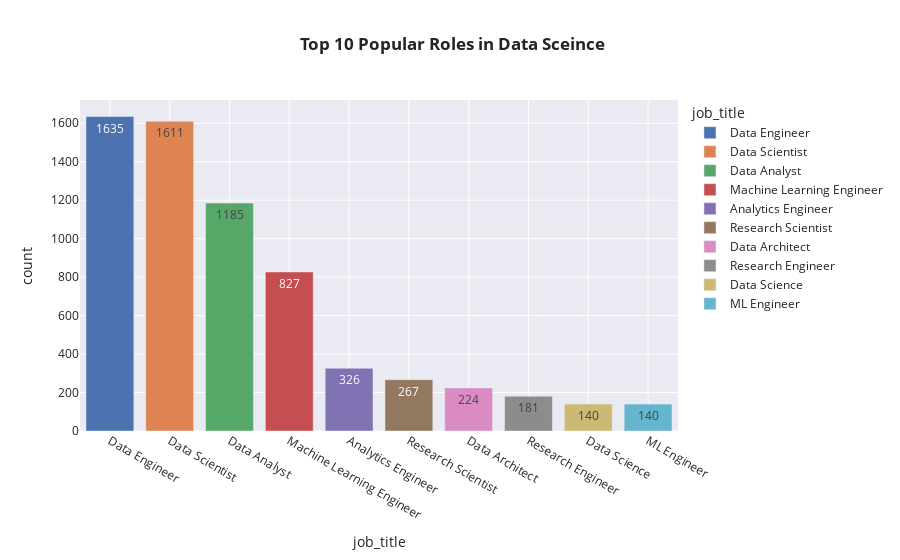
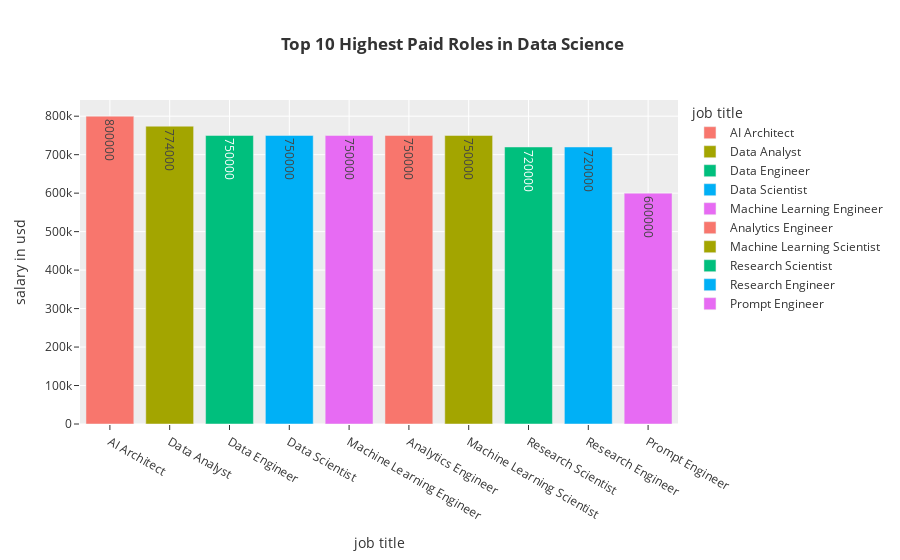

The code cell stored with these charts, in order, in its notebook:
### Code cell
z=df['job_title'].value_counts().head(10)
fig=px.bar(z,x=z.index,y=z.values,color=z.index,text=z.values,labels={'index':'job title','y':'count','text':'count'},template='seaborn',title='<b> Top 10 Popular Roles in Data Sceince')
fig.show()
fig=px.bar(df.groupby('job_title',as_index=False)['salary_in_usd'].max().sort_values(by='salary_in_usd',ascending=False).head(10),x='job_title',y='salary_in_usd',color='job_title',labels={'job_title':'job title','salary_in_usd':'salary in usd'},template='ggplot2',text='salary_in_usd',title='<b> Top 10 Highest Paid Roles in Data Science')
fig.show()

### Figure 1 — Plotly figure (JSON) as saved in the notebook; plotly's stock layout.template omitted (floating-point values rounded to 4 significant figures)
{"data": [{"alignmentgroup": "True", "hovertemplate": "job_title=%{x}<br>count=%{text}<extra></extra>", "legendgroup": "Data Engineer", "marker": {"color": "rgb(76,114,176)", "pattern": {"shape": ""}}, "name": "Data Engineer", "offsetgroup": "Data Engineer", "orientation": "v", "showlegend": true, "text": [1635], "textposition": "auto", "type": "bar", "x": ["Data Engineer"], "xaxis": "x", "y": [1635], "yaxis": "y"}, {"alignmentgroup": "True", "hovertemplate": "job_title=%{x}<br>count=%{text}<extra></extra>", "legendgroup": "Data Scientist", "marker": {"color": "rgb(221,132,82)", "pattern": {"shape": ""}}, "name": "Data Scientist", "offsetgroup": "Data Scientist", "orientation": "v", "showlegend": true, "text": [1611], "textposition": "auto", "type": "bar", "x": ["Data Scientist"], "xaxis": "x", "y": [1611], "yaxis": "y"}, {"alignmentgroup": "True", "hovertemplate": "job_title=%{x}<br>count=%{text}<extra></extra>", "legendgroup": "Data Analyst", "marker": {"color": "rgb(85,168,104)", "pattern": {"shape": ""}}, "name": "Data Analyst", "offsetgroup": "Data Analyst", "orientation": "v", "showlegend": true, "text": [1185], "textposition": "auto", "type": "bar", "x": ["Data Analyst"], "xaxis": "x", "y": [1185], "yaxis": "y"}, {"alignmentgroup": "True", "hovertemplate": "job_title=%{x}<br>count=%{text}<extra></extra>", "legendgroup": "Machine Learning Engineer", "marker": {"color": "rgb(196,78,82)", "pattern": {"shape": ""}}, "name": "Machine Learning Engineer", "offsetgroup": "Machine Learning Engineer", "orientation": "v", "showlegend": true, "text": [827], "textposition": "auto", "type": "bar", "x": ["Machine Learning Engineer"], "xaxis": "x", "y": [827], "yaxis": "y"}, {"alignmentgroup": "True", "hovertemplate": "job_title=%{x}<br>count=%{text}<extra></extra>", "legendgroup": "Analytics Engineer", "marker": {"color": "rgb(129,114,179)", "pattern": {"shape": ""}}, "name": "Analytics Engineer", "offsetgroup": "Analytics Engineer", "orientation": "v", "showlegend": true, "text": [326], "textposition": "auto", "type": "bar", "x": ["Analytics Engineer"], "xaxis": "x", "y": [326], "yaxis": "y"}, {"alignmentgroup": "True", "hovertemplate": "job_title=%{x}<br>count=%{text}<extra></extra>", "legendgroup": "Research Scientist", "marker": {"color": "rgb(147,120,96)", "pattern": {"shape": ""}}, "name": "Research Scientist", "offsetgroup": "Research Scientist", "orientation": "v", "showlegend": true, "text": [267], "textposition": "auto", "type": "bar", "x": ["Research Scientist"], "xaxis": "x", "y": [267], "yaxis": "y"}, {"alignmentgroup": "True", "hovertemplate": "job_title=%{x}<br>count=%{text}<extra></extra>", "legendgroup": "Data Architect", "marker": {"color": "rgb(218,139,195)", "pattern": {"shape": ""}}, "name": "Data Architect", "offsetgroup": "Data Architect", "orientation": "v", "showlegend": true, "text": [224], "textposition": "auto", "type": "bar", "x": ["Data Architect"], "xaxis": "x", "y": [224], "yaxis": "y"}, {"alignmentgroup": "True", "hovertemplate": "job_title=%{x}<br>count=%{text}<extra></extra>", "legendgroup": "Research Engineer", "marker": {"color": "rgb(140,140,140)", "pattern": {"shape": ""}}, "name": "Research Engineer", "offsetgroup": "Research Engineer", "orientation": "v", "showlegend": true, "text": [181], "textposition": "auto", "type": "bar", "x": ["Research Engineer"], "xaxis": "x", "y": [181], "yaxis": "y"}, {"alignmentgroup": "True", "hovertemplate": "job_title=%{x}<br>count=%{text}<extra></extra>", "legendgroup": "Data Science", "marker": {"color": "rgb(204,185,116)", "pattern": {"shape": ""}}, "name": "Data Science", "offsetgroup": "Data Science", "orientation": "v", "showlegend": true, "text": [140], "textposition": "auto", "type": "bar", "x": ["Data Science"], "xaxis": "x", "y": [140], "yaxis": "y"}, {"alignmentgroup": "True", "hovertemplate": "job_title=%{x}<br>count=%{text}<extra></extra>", "legendgroup": "ML Engineer", "marker": {"color": "rgb(100,181,205)", "pattern": {"shape": ""}}, "name": "ML Engineer", "offsetgroup": "ML Engineer", "orientation": "v", "showlegend": true, "text": [140], "textposition": "auto", "type": "bar", "x": ["ML Engineer"], "xaxis": "x", "y": [140], "yaxis": "y"}], "layout": {"autosize": true, "barmode": "relative", "legend": {"title": {"text": "job_title"}, "tracegroupgap": 0}, "title": {"text": "<b> Top 10 Popular Roles in Data Sceince"}, "xaxis": {"anchor": "y", "autorange": true, "categoryarray": ["Data Engineer", "Data Scientist", "Data Analyst", "Machine Learning Engineer", "Analytics Engineer", "Research Scientist", "Data Architect", "Research Engineer", "Data Science", "ML Engineer"], "categoryorder": "array", "domain": [0, 1], "range": [-0.5, 9.5], "title": {"text": "job_title"}, "type": "category"}, "yaxis": {"anchor": "x", "autorange": true, "domain": [0, 1], "range": [0, 1721.0], "title": {"text": "count"}, "type": "linear"}}}

### Figure 2 — Plotly figure (JSON) as saved in the notebook; plotly's stock layout.template omitted (floating-point values rounded to 4 significant figures)
{"data": [{"alignmentgroup": "True", "hovertemplate": "job title=%{x}<br>salary in usd=%{text}<extra></extra>", "legendgroup": "AI Architect", "marker": {"color": "#F8766D", "pattern": {"shape": ""}}, "name": "AI Architect", "offsetgroup": "AI Architect", "orientation": "v", "showlegend": true, "text": [800000], "textposition": "auto", "type": "bar", "x": ["AI Architect"], "xaxis": "x", "y": [800000], "yaxis": "y"}, {"alignmentgroup": "True", "hovertemplate": "job title=%{x}<br>salary in usd=%{text}<extra></extra>", "legendgroup": "Data Analyst", "marker": {"color": "#A3A500", "pattern": {"shape": ""}}, "name": "Data Analyst", "offsetgroup": "Data Analyst", "orientation": "v", "showlegend": true, "text": [774000], "textposition": "auto", "type": "bar", "x": ["Data Analyst"], "xaxis": "x", "y": [774000], "yaxis": "y"}, {"alignmentgroup": "True", "hovertemplate": "job title=%{x}<br>salary in usd=%{text}<extra></extra>", "legendgroup": "Data Engineer", "marker": {"color": "#00BF7D", "pattern": {"shape": ""}}, "name": "Data Engineer", "offsetgroup": "Data Engineer", "orientation": "v", "showlegend": true, "text": [750000], "textposition": "auto", "type": "bar", "x": ["Data Engineer"], "xaxis": "x", "y": [750000], "yaxis": "y"}, {"alignmentgroup": "True", "hovertemplate": "job title=%{x}<br>salary in usd=%{text}<extra></extra>", "legendgroup": "Data Scientist", "marker": {"color": "#00B0F6", "pattern": {"shape": ""}}, "name": "Data Scientist", "offsetgroup": "Data Scientist", "orientation": "v", "showlegend": true, "text": [750000], "textposition": "auto", "type": "bar", "x": ["Data Scientist"], "xaxis": "x", "y": [750000], "yaxis": "y"}, {"alignmentgroup": "True", "hovertemplate": "job title=%{x}<br>salary in usd=%{text}<extra></extra>", "legendgroup": "Machine Learning Engineer", "marker": {"color": "#E76BF3", "pattern": {"shape": ""}}, "name": "Machine Learning Engineer", "offsetgroup": "Machine Learning Engineer", "orientation": "v", "showlegend": true, "text": [750000], "textposition": "auto", "type": "bar", "x": ["Machine Learning Engineer"], "xaxis": "x", "y": [750000], "yaxis": "y"}, {"alignmentgroup": "True", "hovertemplate": "job title=%{x}<br>salary in usd=%{text}<extra></extra>", "legendgroup": "Analytics Engineer", "marker": {"color": "#F8766D", "pattern": {"shape": ""}}, "name": "Analytics Engineer", "offsetgroup": "Analytics Engineer", "orientation": "v", "showlegend": true, "text": [750000], "textposition": "auto", "type": "bar", "x": ["Analytics Engineer"], "xaxis": "x", "y": [750000], "yaxis": "y"}, {"alignmentgroup": "True", "hovertemplate": "job title=%{x}<br>salary in usd=%{text}<extra></extra>", "legendgroup": "Machine Learning Scientist", "marker": {"color": "#A3A500", "pattern": {"shape": ""}}, "name": "Machine Learning Scientist", "offsetgroup": "Machine Learning Scientist", "orientation": "v", "showlegend": true, "text": [750000], "textposition": "auto", "type": "bar", "x": ["Machine Learning Scientist"], "xaxis": "x", "y": [750000], "yaxis": "y"}, {"alignmentgroup": "True", "hovertemplate": "job title=%{x}<br>salary in usd=%{text}<extra></extra>", "legendgroup": "Research Scientist", "marker": {"color": "#00BF7D", "pattern": {"shape": ""}}, "name": "Research Scientist", "offsetgroup": "Research Scientist", "orientation": "v", "showlegend": true, "text": [720000], "textposition": "auto", "type": "bar", "x": ["Research Scientist"], "xaxis": "x", "y": [720000], "yaxis": "y"}, {"alignmentgroup": "True", "hovertemplate": "job title=%{x}<br>salary in usd=%{text}<extra></extra>", "legendgroup": "Research Engineer", "marker": {"color": "#00B0F6", "pattern": {"shape": ""}}, "name": "Research Engineer", "offsetgroup": "Research Engineer", "orientation": "v", "showlegend": true, "text": [720000], "textposition": "auto", "type": "bar", "x": ["Research Engineer"], "xaxis": "x", "y": [720000], "yaxis": "y"}, {"alignmentgroup": "True", "hovertemplate": "job title=%{x}<br>salary in usd=%{text}<extra></extra>", "legendgroup": "Prompt Engineer", "marker": {"color": "#E76BF3", "pattern": {"shape": ""}}, "name": "Prompt Engineer", "offsetgroup": "Prompt Engineer", "orientation": "v", "showlegend": true, "text": [600000], "textposition": "auto", "type": "bar", "x": ["Prompt Engineer"], "xaxis": "x", "y": [600000], "yaxis": "y"}], "layout": {"autosize": true, "barmode": "relative", "legend": {"title": {"text": "job title"}, "tracegroupgap": 0}, "title": {"text": "<b> Top 10 Highest Paid Roles in Data Science"}, "xaxis": {"anchor": "y", "autorange": true, "categoryarray": ["AI Architect", "Data Analyst", "Data Engineer", "Data Scientist", "Machine Learning Engineer", "Analytics Engineer", "Machine Learning Scientist", "Research Scientist", "Research Engineer", "Prompt Engineer"], "categoryorder": "array", "domain": [0, 1], "range": [-0.5, 9.5], "title": {"text": "job title"}, "type": "category"}, "yaxis": {"anchor": "x", "autorange": true, "domain": [0, 1], "range": [0, 842100.0], "title": {"text": "salary in usd"}, "type": "linear"}}}
